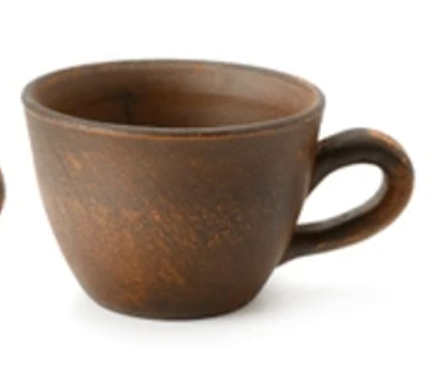
#> input picture photos/2.PNG, 437 x 365 px, given in place of blind_man.mp4, which was not available
$ jupyter execute Optical_Flow.ipynb   (shell and % lines are left out)
#> lines starting #> are read from the running program, lines starting #| are printed output that depends on the picture; after the words box and inside, x2 and y2 are one past the last pixel; in counts of white or black regions, pixels touching at a corner belong together; pictures that were not available may be replaced by others from this repository, and a replacement may not be noted
[cell 1]
from google.colab import files
uploaded = files.upload()
#> the answer given: 2.PNG

[cell 2]
import cv2
import numpy as np
from google.colab import files
from moviepy.editor import VideoFileClip

[cell 3]
uploaded = files.upload()
#> the answer given: 2.PNG

[cell 4]
def process_video(video_path, output_name):

#> called with video_path = 'blind_man.mp4', output_name = 'blind_man_flow.mp4'
    cap = cv2.VideoCapture(video_path)

    ret, frame1 = cap.read()
#> frame1 is the input picture: shape (365, 437, 3); mean B, G, R 167.5, 176.4, 188.3
    frame1 = cv2.resize(frame1,(1280,720))
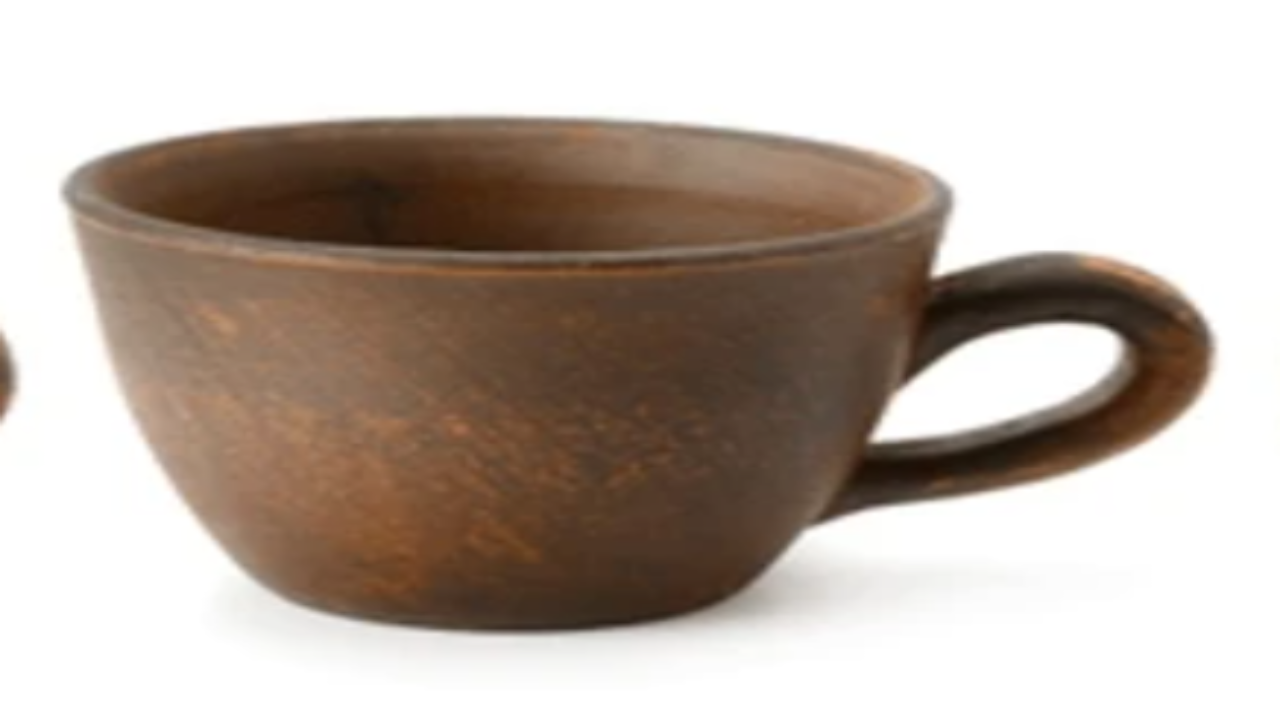
#> frame1: shape (720, 1280, 3); mean B, G, R 167.4, 176.4, 188.3
    prvs = cv2.cvtColor(frame1, cv2.COLOR_BGR2GRAY)
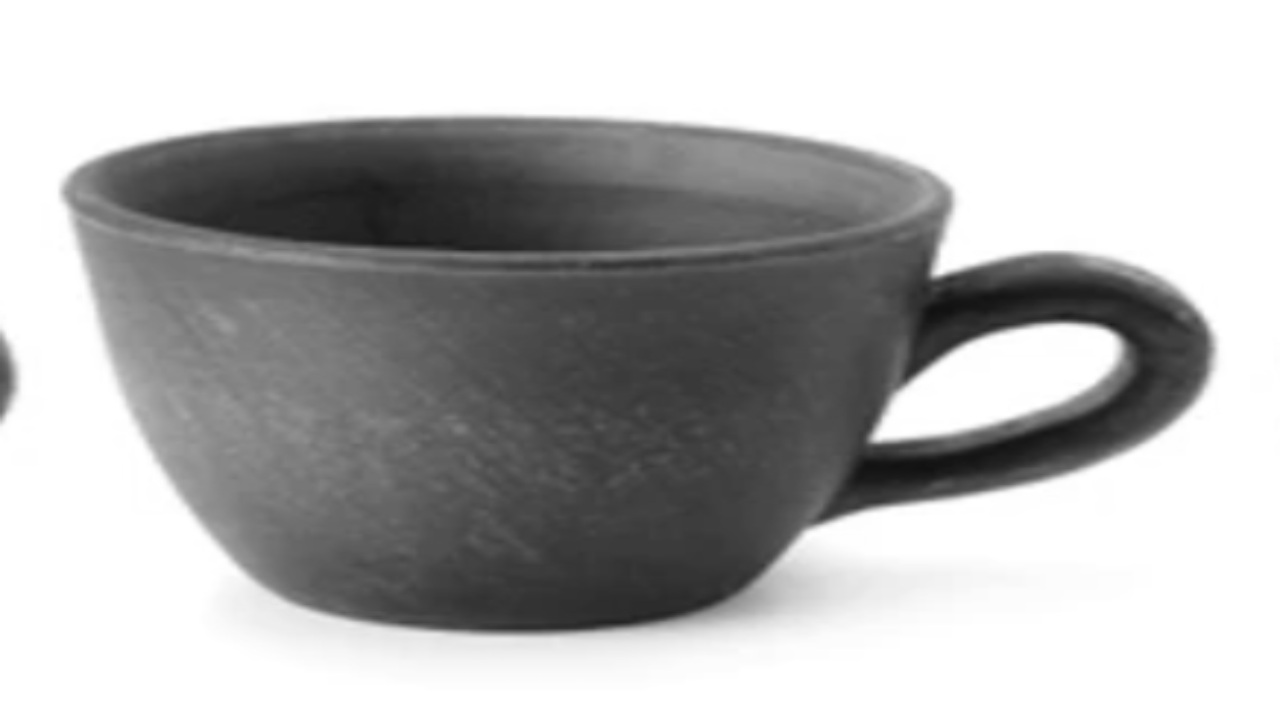
#> prvs: shape (720, 1280); min 17, max 255, mean 178.9

    hsv = np.zeros_like(frame1)
    hsv[...,1] = 255

    out = cv2.VideoWriter(output_name,
                          cv2.VideoWriter_fourcc(*'mp4v'),
                          30,
                          (1280,720))

    while True:

        ret, frame2 = cap.read()
        if not ret:
            break

        frame2 = cv2.resize(frame2,(1280,720))
        next = cv2.cvtColor(frame2, cv2.COLOR_BGR2GRAY)

        flow = cv2.calcOpticalFlowFarneback(
            prvs,next,None,
            0.5,3,15,3,5,1.2,0)

        mag, ang = cv2.cartToPolar(flow[...,0], flow[...,1])
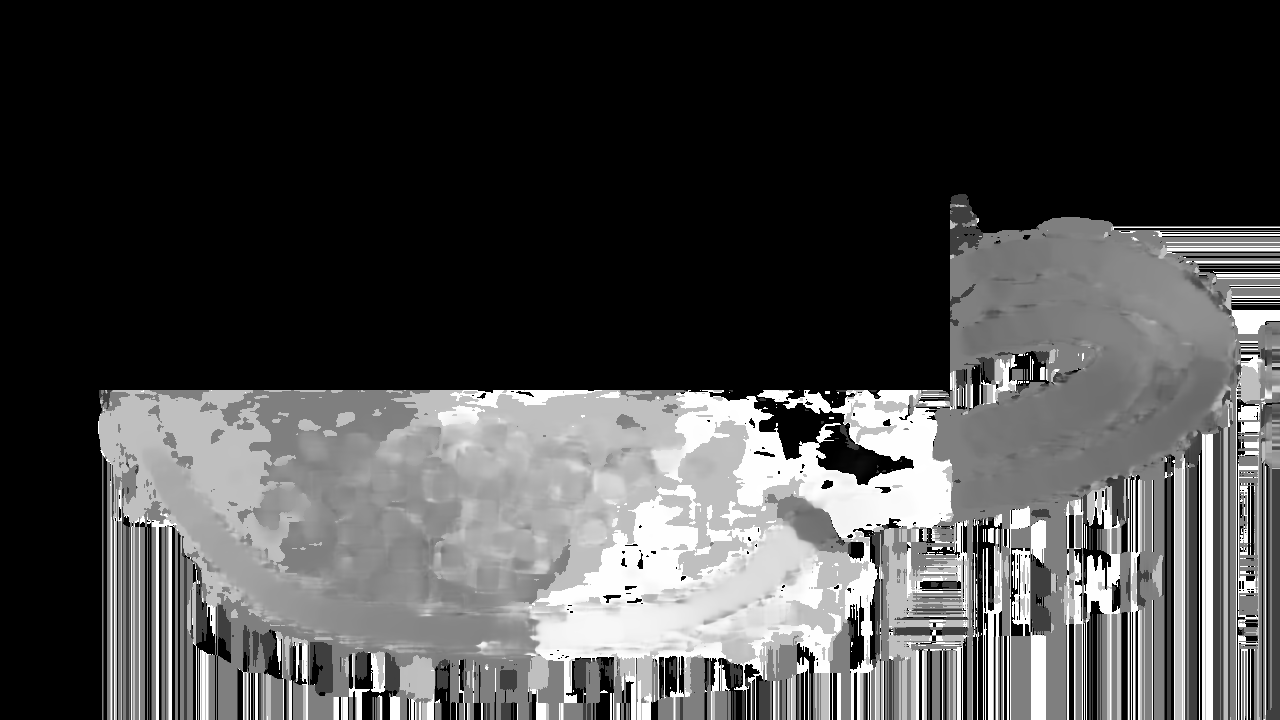
#> ang: shape (720, 1280) float32; min 0, max 6.28, mean 1.78; drawn with min black and max white

        hsv[...,0] = ang*180/np.pi/2
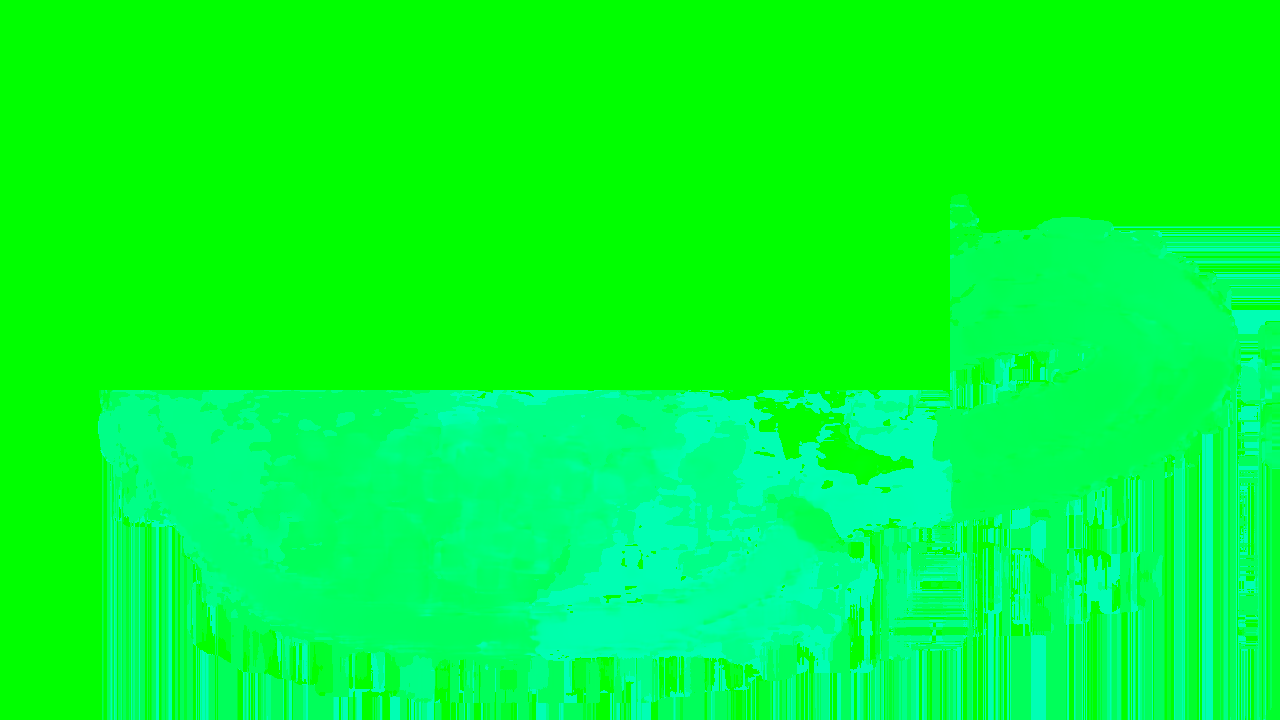
#> hsv: shape (720, 1280, 3); mean of channels 0, 1, 2 50.7, 255, 0; drawn as B, G, R
        hsv[...,2] = cv2.normalize(mag,None,0,255,cv2.NORM_MINMAX)
#> hsv: shape (720, 1280, 3); 0.88% of pixels changed, all inside (x1, y1, x2, y2) = (1123, 258, 1280, 463)

        rgb = cv2.cvtColor(hsv,cv2.COLOR_HSV2BGR)

        out.write(rgb)

        prvs = next

    cap.release()
    out.release()

$ run again, on photos/3.PNG
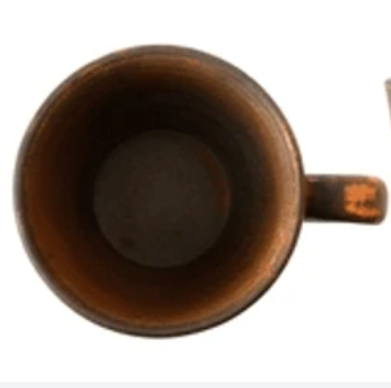
#> input picture photos/3.PNG, 391 x 388 px, given in place of blind_man.mp4, which was not available
#> in process_video, frame1 is the input picture: shape (388, 391, 3); mean B, G, R 146.3, 154, 164.6
#> frame1: shape (720, 1280, 3)
#> in process_video, `mag, ang = cv2.cartToPolar(flow[...,0], flow[...,1])`:
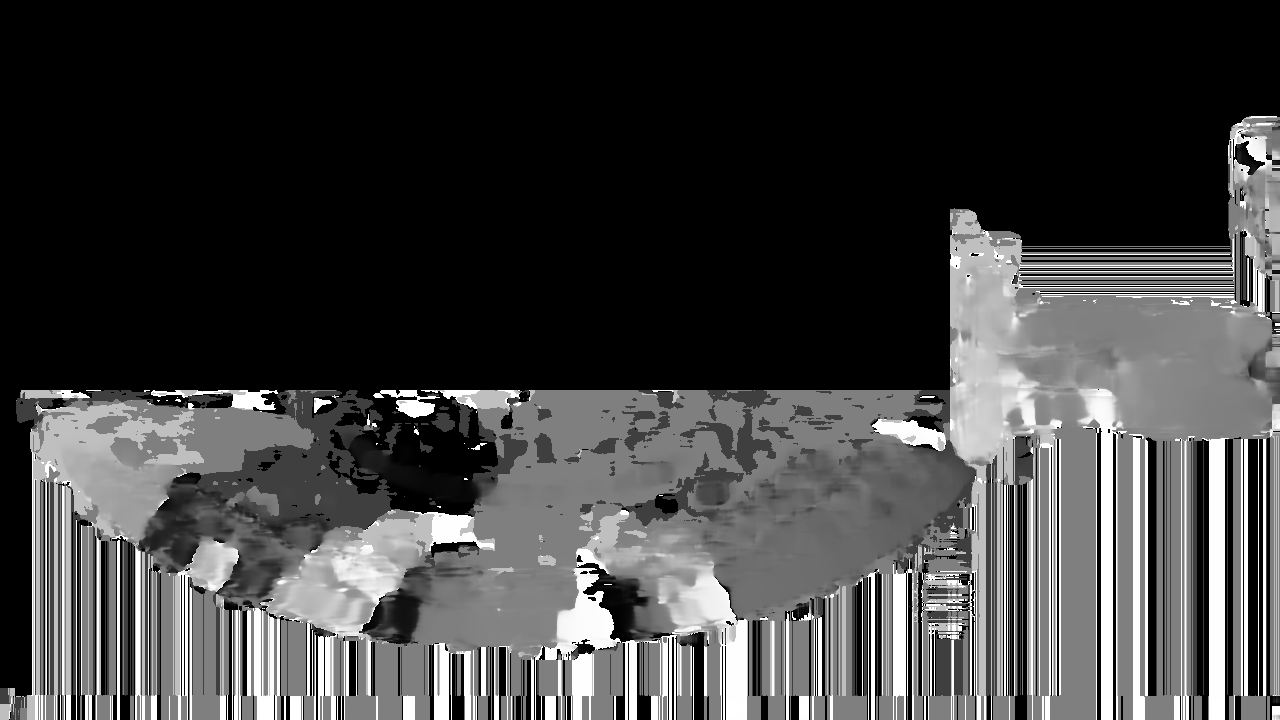
#> ang: shape (720, 1280) float32; min 0, max 6.28, mean 1.58; drawn with min black and max white
#> in process_video, `hsv[...,0] = ang*180/np.pi/2`:
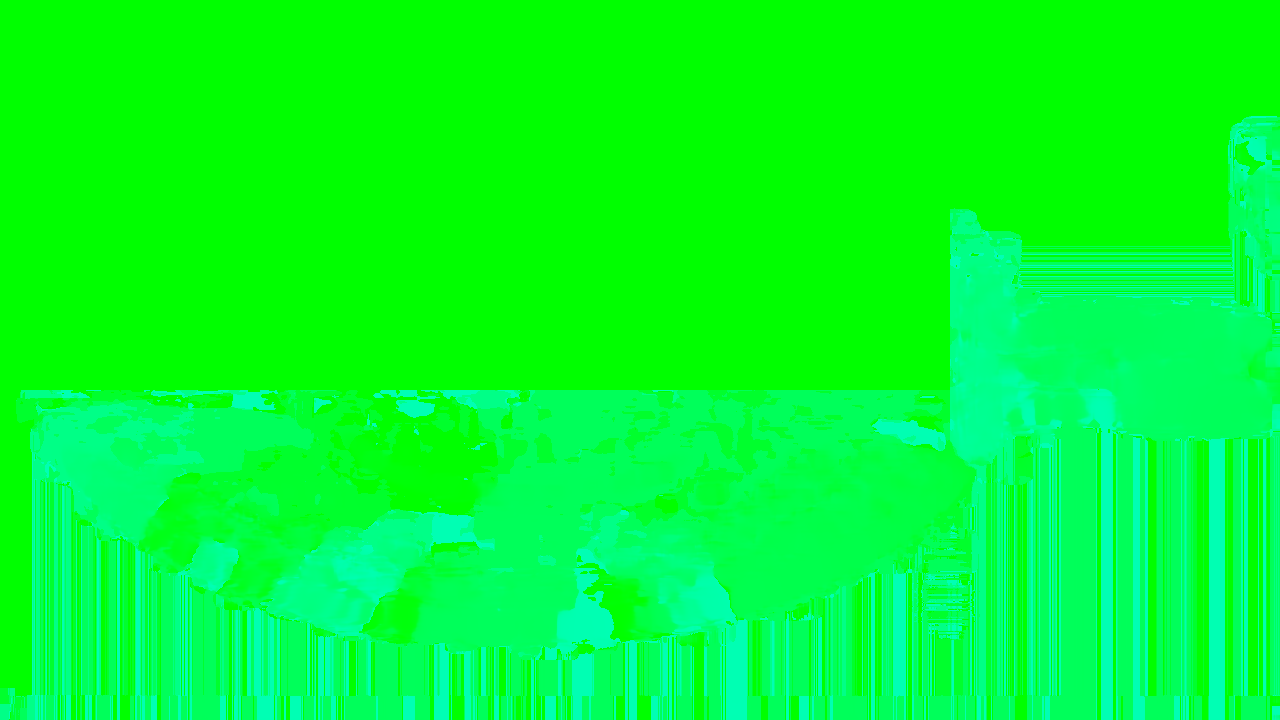
#> hsv: shape (720, 1280, 3); mean of channels 0, 1, 2 45.1, 255, 0; drawn as B, G, R
